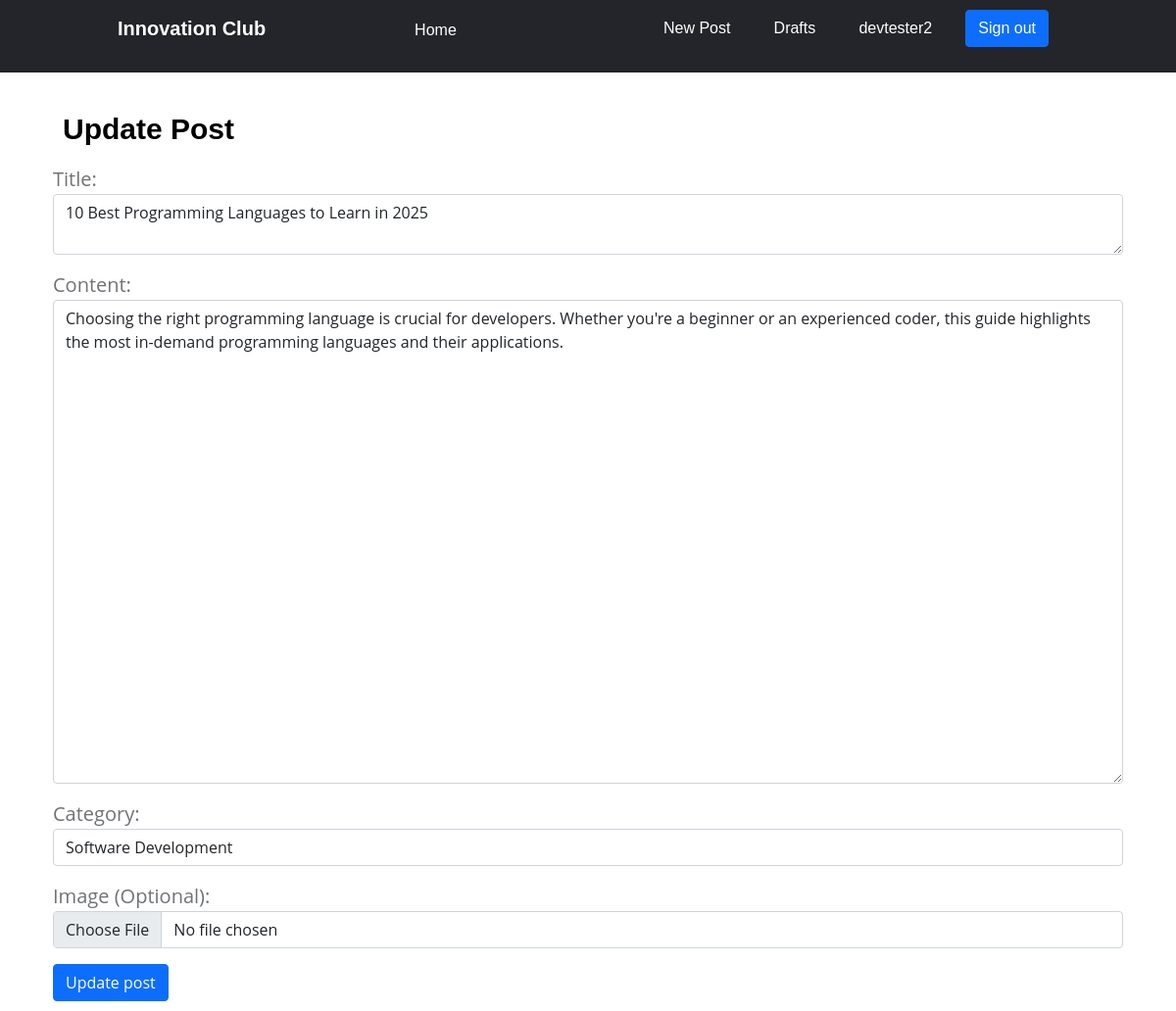
Screenshot of /blog/update/9/ (signed in) with the database file from the repository.
### blog/models.py (models this page shows, shortened)
class Post(models.Model):
    author = models.ForeignKey(User,on_delete=models.CASCADE)
    title = models.TextField()
    category = models.CharField(max_length=120)
    image = models.ImageField(upload_to='posts',blank=True,null=True)
    content = models.TextField()
    created_date = models.DateTimeField(default=timezone.now)
    published_date = models.DateTimeField(blank=True,null=True)

### blog/views.py (the view)
# urls.py: url(r'^update/(?P<pk>\d+)/$',UpdatePost.as_view(),name='update'),
class UpdatePost(LoginRequiredMixin,UpdateView):
    login_url = '/login/'
    model = Post
    form_class = PostForm
    def get_context_data(self,**kwargs):
        context = super().get_context_data(**kwargs)
        context['value'] = 'Update'
        return context

### blog/forms.py
class PostForm(forms.ModelForm):
    class Meta():
        model = Post
        fields = ('title','content', 'category','image')
        labels = {
            'title':'Title',
            'category':'Category',
            'content':'Content',
            'image':'Image (Optional)'
        }
        widgets = {
            'title': forms.Textarea(attrs={'class':'form-control','id':"exampleFormControlTextarea1", 'rows':"2",'placeholder':'Type Your Title Here'}),
            'content': forms.Textarea(attrs={'class':'form-control','id':"exampleFormControlTextarea1", 'rows':"20",'placeholder':'Type Your Text Here ...'}),
            'category': forms.TextInput(attrs={'class':'form-control','placeholder':'Type Your category Here ...'}),
            'image':forms.ClearableFileInput(attrs={'class':'form-control', 'type':'file', 'id':'formFile'})
        }

### blog/templates/blog/post_form.html (shortened to what this page needs)
{% extends 'blog/post_base.html' %}
    {% block content %}
    <div class="container-sm">
        <div class="">
            <h3>{{ value }} Post</h3>
            <form method="POST" enctype="multipart/form-data" style="display: inline">
                {{ form.as_p }}
                    <button class="btn btn-primary" type="submit">{{ value }} post</button>
                </div>
        </div>
    </div>
    {% endblock %}

### blog/templates/blog/post_base.html (shortened to what this page needs)
<!DOCTYPE html>
{% load static %}
<html lang="en">
<head>
    <link rel="stylesheet" href="{% static "css/style.css" %}">
    <link rel="stylesheet" href="{% static "css/login.css" %}">
    <link rel="stylesheet" href="{% static "css/signup.css" %}">
    <link rel="stylesheet" href="{% static "css/list.css" %}">
    <link rel="stylesheet" href="{% static "css/detail.css" %}">
    <link rel="stylesheet" href="{% static "css/comments.css" %}">
    <link rel="stylesheet" href="{% static "css/form.css" %}">
    <link rel="stylesheet" href="{% static "css/delete.css" %}">
    <link rel="stylesheet" href="{% static "css/bootstrap.css" %}">
    <link rel="stylesheet" href="{% static "css/topic_listing.css" %}">
</head>
<body>
    <header>
        <div class="nav-1">
            <p ><a style="color: white;" href="{% url 'posts' %}">Innovation Club</a></p>
            <nav>
                <ul>
                    <li><a href="{% url 'posts' %}">Home</a></li>
                </ul>
            </nav>
        </div>
        <div class="nav-2">
            <nav>
                <ul>
                    {% if user.is_authenticated %}
                        <li><a href="{% url 'blog:create' %}">New Post</a></li>
                        <li><a href="{% url 'blog:draft' %}">Drafts</a></li>
                        <li><a href="#">{{ user.username }}</a></li>
                        <li><a class='btn btn-primary' type = 'button' href="{% url 'log_out' %}">Sign out</a></li>
                    {% else %}
                        <li><a class='btn btn-secondary' type = 'button' href="{% url "sign_up" %}">Sign up</a></li>
                        <li><a class='btn btn-primary' type = 'button' href="{% url "log_in" %}">Sign in</a></li>
                    {% endif %}
                </ul>
            </nav>
        </div>
    </header>
    <div class="container">
        {% block content %}
        {% endblock %}
</body>
</html>

### static/css/style.css (style rules this page uses)
* { box-sizing: border-box; padding: 0; margin: 0; }
body { font-family: 'Roboto', sans-serif; }
.container { padding: 10px; width: 500px; margin: 20px auto 0 auto; }
.container h3 { font-weight: 700; font-size: 30px; padding: 10px; }
header { color: #ffffff; background: #24252A;; display: flex; justify-content: space-between; align-items: center; padding: 10px 10%; z-index: 1000; position: sticky; }
.nav-1 { display: flex; justify-content: space-between; align-items: center; }
header li a { font-family: 'Montserrat', sans-serif; font-weight: 500; font-size: 16px; text-decoration: none; color: #ffffff; cursor: pointer; }
.nav-1 p { font-family: 'Montserrat', sans-serif; font-weight: 800; font-size: 20px; text-decoration: none; cursor: pointer; }
header ul { list-style: none; }
.nav-1 nav { padding-left: 100px; }
header li { display: inline-block; padding: 0 10px; }
header li a { display: inline-block; padding: 0 10px; transition: all 0.3s ease 0s; }

### static/css/topic_listing.css (style rules this page uses)
:root { --white-color: #ffffff; --primary-color: #13547a; --secondary-color: #80d0c7; --section-bg-color: #f0f8ff; --custom-btn-bg-color: #80d0c7; --custom-btn-bg-hover-color: #13547a; --dark-color: #000000; --p-color: #717275; --border-color: #7fffd4; --link-hover-color: #13547a; --body-font-family: 'Open Sans', sans-serif; --title-font-family: 'Montserrat', sans-serif; --h1-font-size: 58px; --h2-font-size: 46px; --h3-font-size: 32px; --h4-font-size: 28px; --h5-font-size: 24px; --h6-font-size: 22px; --p-font-size: 20px; --menu-font-size: 14px; --btn-font-size: 18px; --copyright-font-size: 16px; --border-radius-large: 100px; --border-radius-medium: 20px; --border-radius-small: 10px; --font-weight-normal: 400; --font-weight-medium: 500; --font-weight-semibold: 600; --font-weight-bold: 700; }
body { background-color: var(--white-color); font-family: var(--body-font-family); }
h2, h3, h4, h5, h6 { color: var(--dark-color); }
h1, h2, h3, h4, h5, h6 { font-family: var(--title-font-family); font-weight: var(--font-weight-semibold); }
h3 { font-size: var(--h3-font-size); }
p { color: var(--p-color); font-size: var(--p-font-size); font-weight: var(--font-weight-normal); }
ul li { color: var(--p-color); font-size: var(--p-font-size); font-weight: var(--font-weight-normal); }
a, button { touch-action: manipulation; transition: all 0.3s; }
a { display: inline-block; color: var(--primary-color); text-decoration: none; }

### rows the page displays
Post: title "10 Best Programming Languages to Learn in 2025", content "Choosing the right programming language is crucial for developers. Whether you're a beginner or an experienced coder, this guide highlights the most in-demand programming languages and their applications.", category "Software Development"

### other values shown
{{ user.username }} "devtester2"
{{ value }} "Update"
